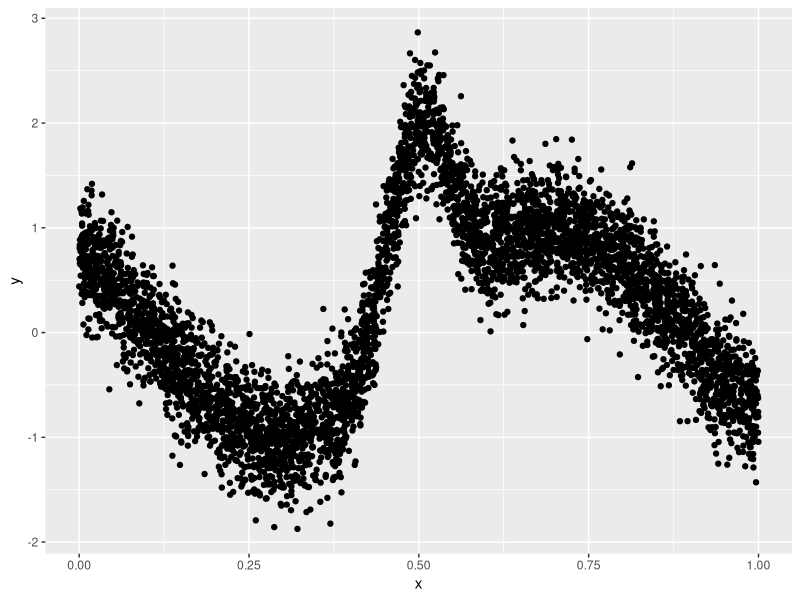
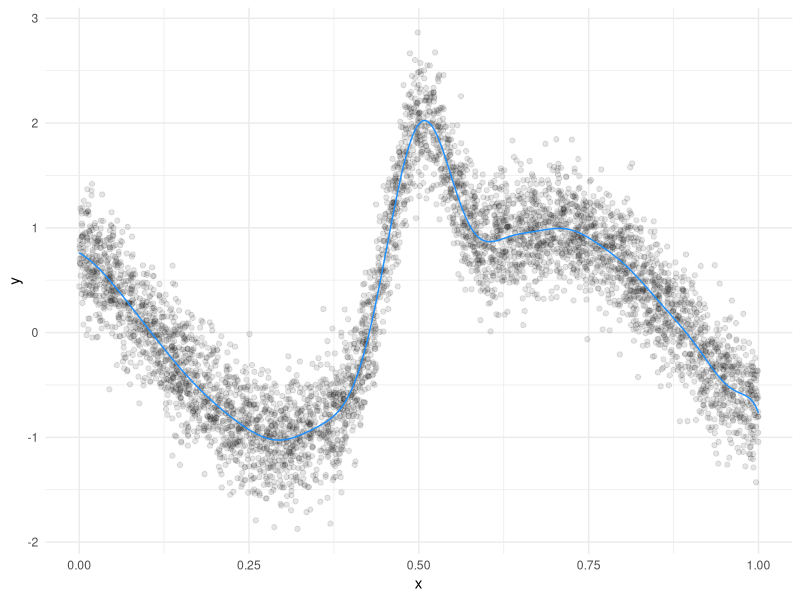
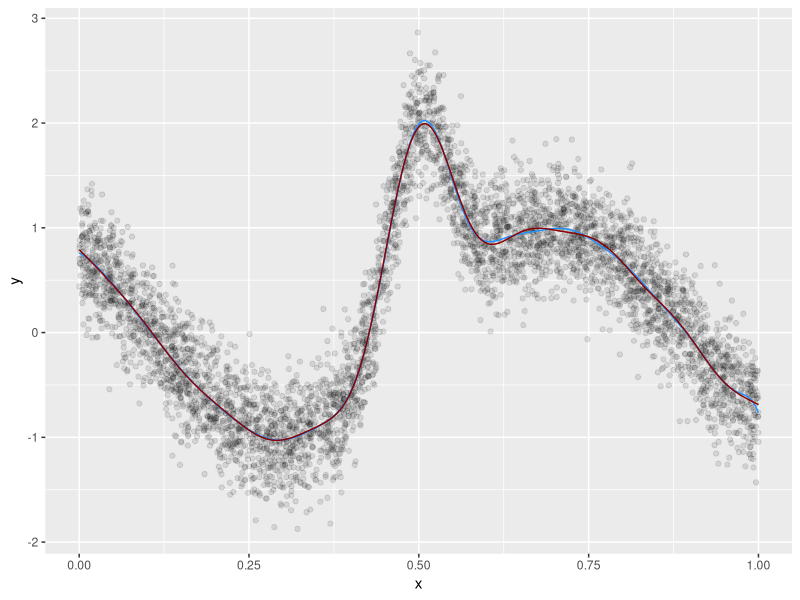
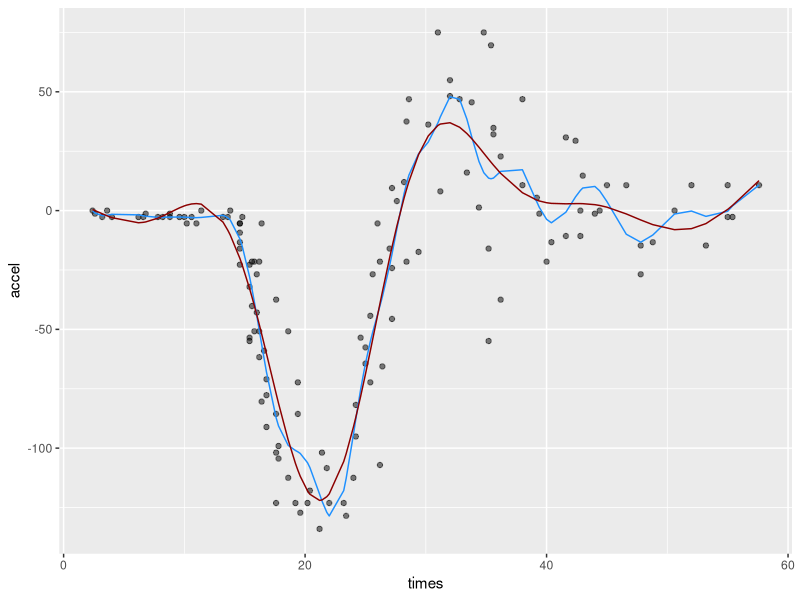
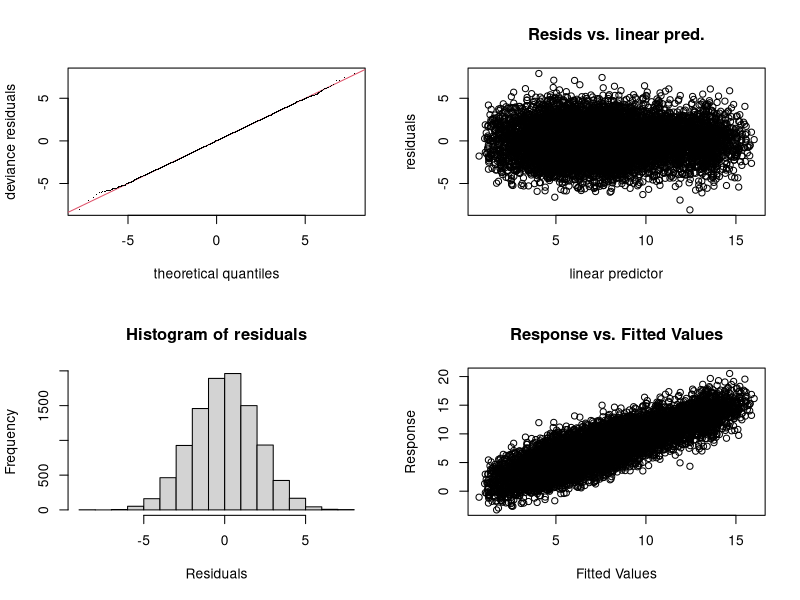

Source code (R) for these figures, in order:
## ---- chunk 1
library(tidyverse)
library(mgcv)

set.seed(123)

n = 5000
x = runif(n)
# x = rnorm(n)
mu = sin(2*(4*x-2)) + 2* exp(-(16^2) * ((x-.5)^2))
y = rnorm(n, mu, .3)
qplot(x, y)
d = data.frame(x, y) 
## ---- chunk 2
data('mcycle', package = 'MASS')

times  = matrix(mcycle$times, ncol = 1)
accel  = mcycle$accel
## ---- chunk 3
elm <- function(X, y, n_hidden = NULL, active_fun = tanh) {
  # X: an N observations x p features matrix
  # y: the target
  # n_hidden: the number of hidden nodes
  # active_fun: activation function
  
  pp1 = ncol(X) + 1
  w0  = matrix(rnorm(pp1*n_hidden), pp1, n_hidden)       # random weights
  h   = active_fun(cbind(1, scale(X)) %*% w0)            # compute hidden layer
  B   = MASS::ginv(h) %*% y                              # find weights for hidden layer
  
  fit = h %*% B                                          # fitted values
  
  list(
    fit  = fit,
    loss = crossprod(y - fit),
    B    = B,
    w0   = w0
  )
}
## ---- chunk 4
X_mat = as.matrix(x, ncol=1)

elm_1 = elm(X_mat, y, n_hidden = 100)
str(elm_1)

ggplot(aes(x, y), data = d) +
  geom_point(alpha = .1) + 
  geom_line(aes(y = elm_1$fit), color = '#1e90ff') + 
  theme_minimal()

cor(elm_1$fit[,1], y)^2
## ---- chunk 5
elm_2 = elm(times, accel, n_hidden = 100)
cor(elm_2$fit[,1], accel)^2
## ---- chunk 6
gam_1 = gam(y ~ s(x, bs = 'gp', k = 20), data = d)
summary(gam_1)$r.sq


d %>%
  mutate(fit_elm = elm_1$fit,
         fit_gam = fitted(gam_1)) %>%
  ggplot() +
  geom_point(aes(x, y), alpha = .1) +
  geom_line(aes(x, y = fit_elm), color = '#1e90ff') +
  geom_line(aes(x, y = fit_gam), color = 'darkred')
## ---- chunk 7
gam_2 = gam(accel ~ s(times), data = mcycle)
summary(gam_2)$r.sq

mcycle %>% 
  ggplot(aes(times, accel)) +
  geom_point(alpha = .5) +
  geom_line(aes(y = elm_2$fit), color = '#1e90ff') +
  geom_line(aes(y = fitted(gam_2)), color = 'darkred')
## ---- chunk 8
d = gamSim(eg = 7, n = 10000)
X = as.matrix(d[, 2:5])
y = d[, 1]

n_nodes = c(10, 25, 100, 250, 500, 1000)
## ---- chunk 9
elm_3 = map(n_nodes, function(n) elm(X, y, n_hidden = n))
## ---- chunk 10
# estimate 
final_n = which.min(map_dbl(elm_3, function(x) x$loss))
best = elm_3[[final_n]]
## ---- chunk 11
# str(best)
# qplot(best$fit[, 1], y, alpha = .2)
cor(best$fit[, 1], y)^2
## ---- chunk 12
gam_3 = gam(y ~ s(x0) + s(x1) + s(x2) + s(x3), data = d)
gam.check(gam_3)
summary(gam_3)$r.sq


test_data0 = gamSim(eg = 7)  # default n = 400
test_data  =  cbind(1, scale(test_data0[,2:5]))

 # remember to use your specific activation function here
elm_prediction = tanh(test_data %*% best$w0) %*% best$B         
gam_prediction = predict(gam_3, newdata = test_data0)

cor(data.frame(elm_prediction, gam_prediction), test_data0$y)^2
